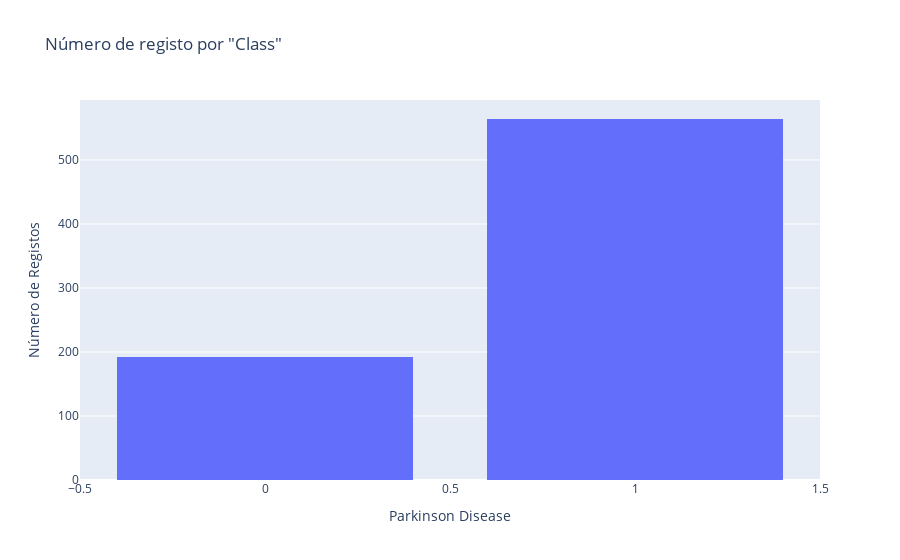

Notebook source saved alongside this figure:
### Code cell
fig = px.histogram(df, x='class', title='Número de registo por "Class"', labels={'Gender': 'Gender Count'})

# Customize the layout if needed
fig.update_layout(
    xaxis_title='Parkinson Disease',
    yaxis_title='Número de Registos',
    uniformtext_minsize=8,  # Set the minimum text size
    uniformtext_mode='hide',  # Hide text when it doesn't fit
    bargap=0.2  # Adjust the gap between bars
)

# Display the plot
fig.show()

### Figure 1 — Plotly figure (JSON) as saved in the notebook; plotly's stock layout.template omitted (floating-point values rounded to 4 significant figures; data arrays with more than 128 entries replaced by an {"elided": "..."} marker saying what was removed)
{"data": [{"alignmentgroup": "True", "bingroup": "x", "hovertemplate": "class=%{x}<br>count=%{y}<extra></extra>", "legendgroup": "", "marker": {"color": "#636efa", "pattern": {"shape": ""}}, "name": "", "offsetgroup": "", "orientation": "v", "showlegend": false, "type": "histogram", "x": {"elided": "756 int values"}, "xaxis": "x", "yaxis": "y"}], "layout": {"bargap": 0.2, "barmode": "relative", "legend": {"tracegroupgap": 0}, "title": {"text": "Número de registo por \"Class\""}, "uniformtext": {"minsize": 8, "mode": "hide"}, "xaxis": {"anchor": "y", "domain": [0, 1], "title": {"text": "Parkinson Disease"}}, "yaxis": {"anchor": "x", "domain": [0, 1], "title": {"text": "Número de Registos"}}}}
